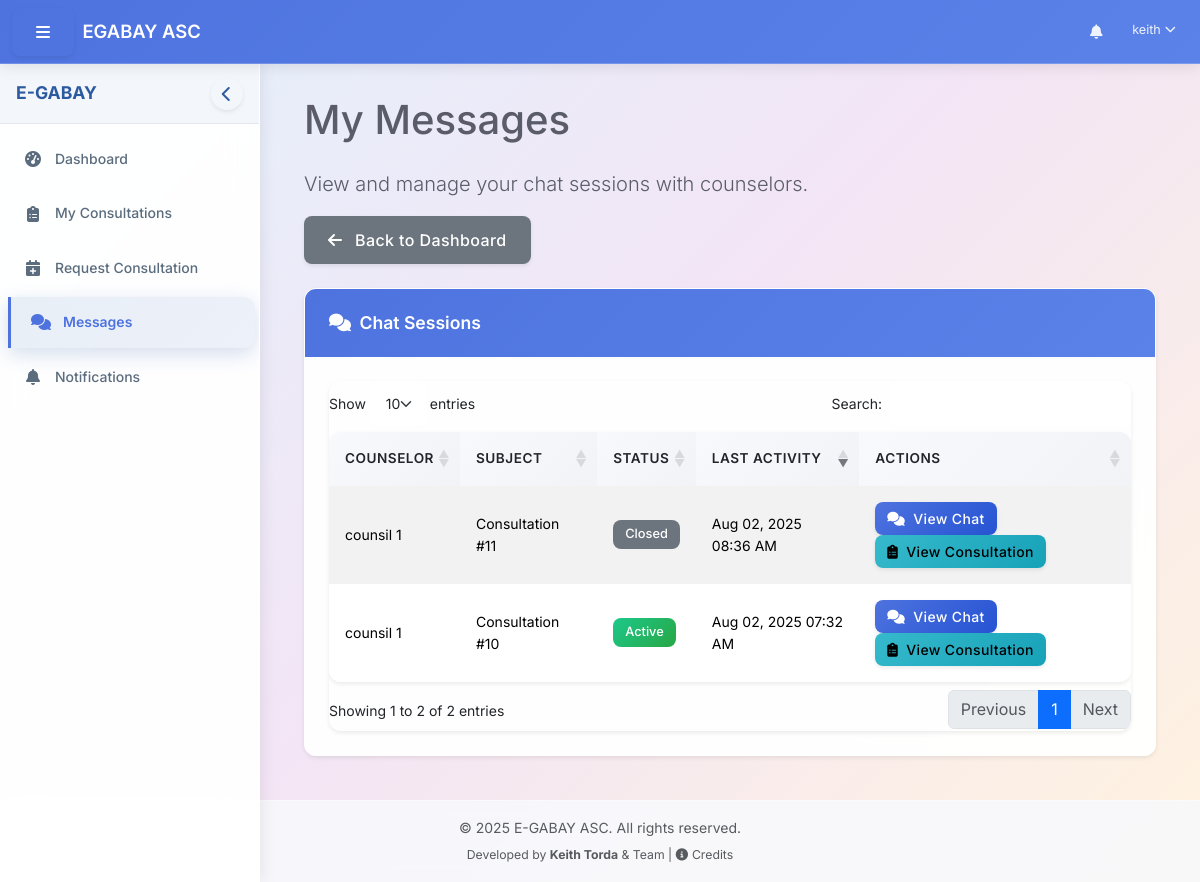
Page /dashboard/student/messages.php (signed in) on the earlier database version.
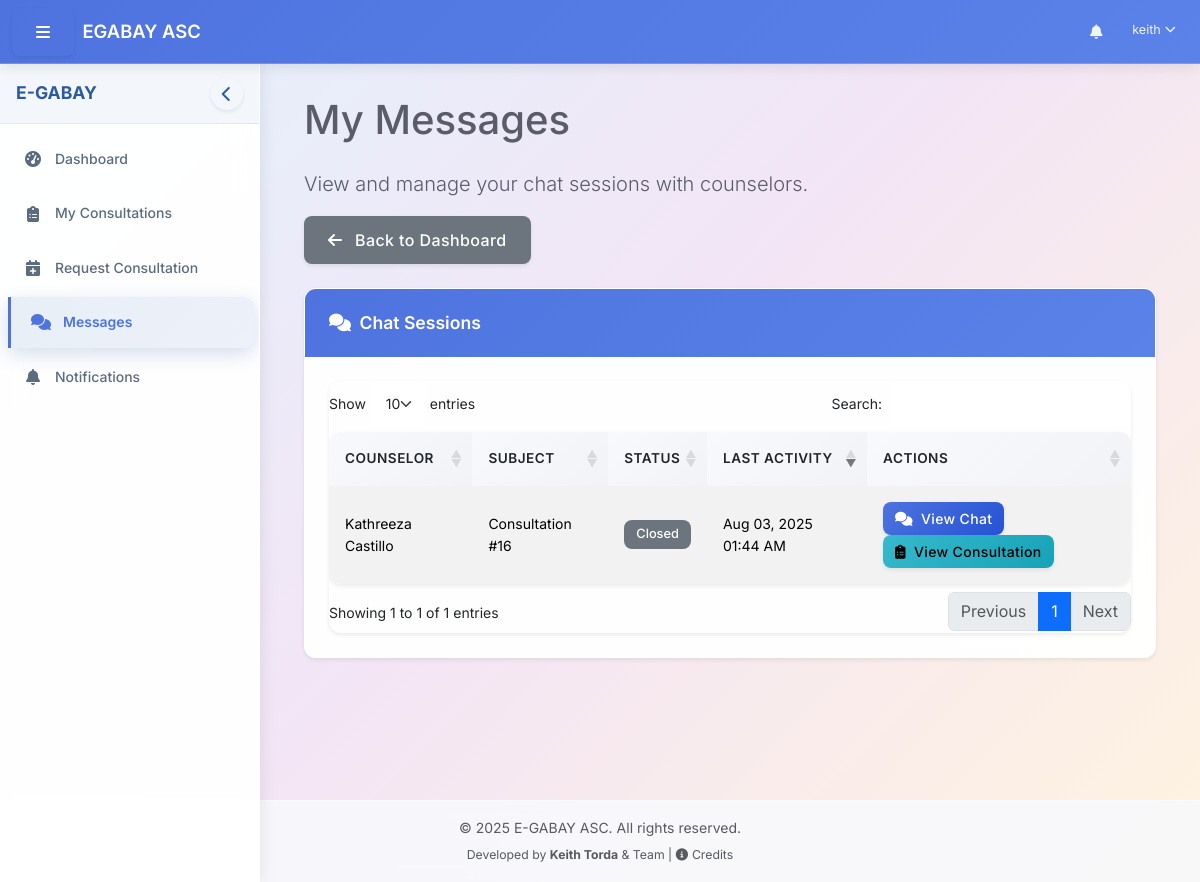
Same page on the later database version.
### tables this page shows
CREATE TABLE `chat_sessions` (
  `id` int(11) NOT NULL AUTO_INCREMENT,
  `student_id` int(11) NOT NULL,
  `counselor_id` int(11) NOT NULL,
  `subject` varchar(255) NOT NULL,
  `status` enum('active','closed') NOT NULL DEFAULT 'active',
  `consultation_id` int(11) DEFAULT NULL,
  `created_at` timestamp NOT NULL DEFAULT current_timestamp(),
  `updated_at` timestamp NOT NULL DEFAULT current_timestamp() ON UPDATE current_timestamp(),
  PRIMARY KEY (`id`),
  KEY `idx_chat_sessions_student` (`student_id`),
  KEY `idx_chat_sessions_counselor` (`counselor_id`),
  KEY `chat_sessions_ibfk_3` (`consultation_id`),
  CONSTRAINT `chat_sessions_ibfk_1` FOREIGN KEY (`student_id`) REFERENCES `users` (`user_id`) ON DELETE CASCADE,
  CONSTRAINT `chat_sessions_ibfk_2` FOREIGN KEY (`counselor_id`) REFERENCES `users` (`user_id`) ON DELETE CASCADE,
  CONSTRAINT `chat_sessions_ibfk_3` FOREIGN KEY (`consultation_id`) REFERENCES `consultation_requests` (`id`) ON DELETE CASCADE
);

CREATE TABLE `users` (
  `user_id` int(11) NOT NULL AUTO_INCREMENT,
  `username` varchar(50) NOT NULL,
  `password` varchar(255) NOT NULL,
  `first_name` varchar(100) NOT NULL,
  `last_name` varchar(100) NOT NULL,
  `email` varchar(100) NOT NULL,
  `role_id` int(11) NOT NULL,
  `is_active` tinyint(1) DEFAULT 1,
  `last_login` datetime DEFAULT NULL,
  `created_at` timestamp NOT NULL DEFAULT current_timestamp(),
  `updated_at` timestamp NOT NULL DEFAULT current_timestamp() ON UPDATE current_timestamp(),
  `profile_picture` varchar(255) DEFAULT NULL,
  `verification_token` varchar(64) DEFAULT NULL,
  `is_verified` tinyint(1) NOT NULL DEFAULT 0,
  PRIMARY KEY (`user_id`),
  UNIQUE KEY `username` (`username`),
  UNIQUE KEY `email` (`email`),
  KEY `idx_users_role` (`role_id`),
  CONSTRAINT `users_ibfk_1` FOREIGN KEY (`role_id`) REFERENCES `roles` (`role_id`)
);

### includes/utility.php (called while the page is built, shortened)
<?php
function formatDate($date, $format = 'Y-m-d') {
    $timestamp = strtotime($date);
    return date($format, $timestamp);
}
?>

### dashboard/student/messages.php (the view, shortened to what this page needs)
<?php
require_once __DIR__ . '/../../includes/path_fix.php';
require_once $base_path . '/config/config.php';
require_once $base_path . '/classes/Auth.php';
require_once $base_path . '/classes/Chat.php';
$user_id = $_SESSION['user_id'];
$database = new Database();
$db = $database->getConnection();
$query = "SELECT cs.*,
          u.first_name as counselor_first_name, u.last_name as counselor_last_name,
          (SELECT COUNT(*) FROM chat_messages WHERE chat_id = cs.id AND user_id != ? AND is_read = 0) as unread_count
          FROM chat_sessions cs
          JOIN users u ON cs.counselor_id = u.user_id
          WHERE cs.student_id = ?
          ORDER BY cs.updated_at DESC";
$stmt = $db->prepare($query);
$stmt->execute([$user_id, $user_id]);
$chat_sessions = $stmt->fetchAll(PDO::FETCH_ASSOC);
include_once $base_path . '/includes/header.php';
?>
<div class="row">
    <div class="col-12">
        <h1 class="mb-4">My Messages</h1>
        <p class="lead">View and manage your chat sessions with counselors.</p>
    </div>
</div>
<div class="row mb-4">
    <div class="col-12">
        <a href="<?php echo SITE_URL; ?>/dashboard/student/index.php" class="btn btn-secondary">
            <i class="fas fa-arrow-left me-2"></i> Back to Dashboard
        </a>
    </div>
</div>
<div class="row">
    <div class="col-md-12">
        <div class="card">
            <div class="card-header">
                <i class="fas fa-comments me-1"></i>
                Chat Sessions
            </div>
            <div class="card-body">
                <?php if (empty($chat_sessions)): ?>
                    <p class="text-center">You don't have any chat sessions yet.</p>
                    <div class="text-center mt-3">
                        <a href="<?php echo SITE_URL; ?>/dashboard/student/request_consultation.php" class="btn btn-primary">
                            <i class="fas fa-plus-circle me-2"></i> Request a Consultation
                        </a>
                    </div>
                <?php else: ?>
                    <div class="table-responsive">
                        <table class="table table-striped table-hover" id="chatSessionsTable">
                            <thead>
                                <tr>
                                    <th>Counselor</th>
                                    <th>Subject</th>
                                    <th>Status</th>
                                    <th>Last Activity</th>
                                    <th>Actions</th>
                                </tr>
                            </thead>
                            <tbody>
                                <?php foreach ($chat_sessions as $session): ?>
                                    <tr>
                                        <td><?php echo $session['counselor_first_name'] . ' ' . $session['counselor_last_name']; ?></td>
                                        <td>
                                            <?php echo $session['subject']; ?>
                                        </td>
                                        <td>
                                            <?php if ($session['status'] === 'active'): ?>
                                                <span class="badge bg-success">Active</span>
                                            <?php else: ?>
                                                <span class="badge bg-secondary">Closed</span>
                                            <?php endif; ?>
                                        </td>
                                        <td><?php echo formatDate($session['updated_at'], 'M d, Y h:i A'); ?></td>
                                        <td>
                                            <a href="<?php echo SITE_URL; ?>/dashboard/student/chat.php?id=<?php echo $session['id']; ?>" class="btn btn-sm btn-primary">
                                                <i class="fas fa-comments me-1"></i> View Chat
                                            </a>
                                            <?php if ($session['consultation_id']): ?>
                                            <a href="<?php echo SITE_URL; ?>/dashboard/student/view_consultation.php?id=<?php echo $session['consultation_id']; ?>" class="btn btn-sm btn-info">
                                                <i class="fas fa-clipboard-list me-1"></i> View Consultation
                                            </a>
                                            <?php endif; ?>
                                        </td>
                                    </tr>
                                <?php endforeach; ?>
                            </tbody>
                        </table>
                    </div>
                <?php endif; ?>
            </div>
        </div>
    </div>
</div>
<?php
include_once $base_path . '/includes/footer.php';
?>

Differences in the rows shown:
removed chat_sessions: counselor.first_name "counsil", counselor.last_name "1", subject "Consultation #11", status "Closed", updated_at "Aug 02, 2025 08:36 AM"
removed chat_sessions: counselor.first_name "counsil", counselor.last_name "1", subject "Consultation #10", status "Active", updated_at "Aug 02, 2025 07:32 AM"
added chat_sessions: counselor.first_name "Kathreeza", counselor.last_name "Castillo", subject "Consultation #16", status "Closed", updated_at "Aug 03, 2025 01:44 AM"
Other differences:
text written by a page script: "Show entries Search: Showing 1 to 2 of 2 entries Previous 1 Next" → "Show entries Search: Showing 1 to 1 of 1 entries Previous 1 Next"
